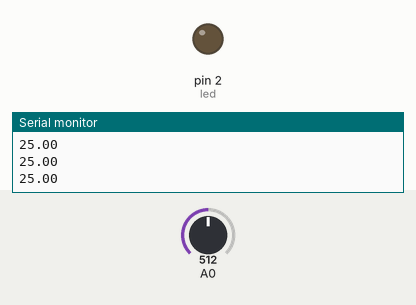
A sketch run on a simulated Arduino Uno, built with avr-gcc and run on an emulated ATmega328P. Shown: output pins drawn as LEDs (lit = HIGH), the last lines printed to the serial monitor. The inputs (shaded band) are chosen by the test bench; at power-on: A0 = 512.

Above: at 1.2 s.
1.3 s: A0 set to 549
2.8 s: A0 set to 584
At 3.3 s:
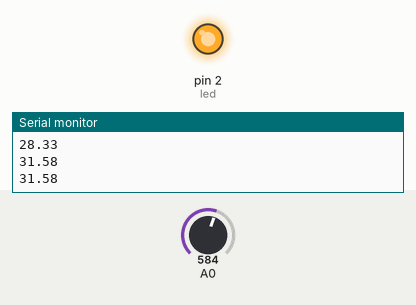
4.5 s: A0 set to 511
At 5.7 s:
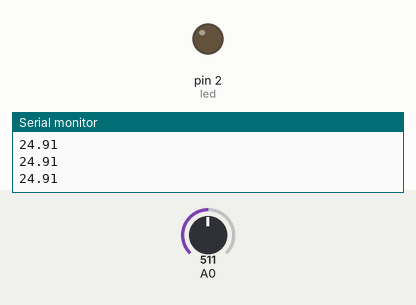
6.0 s: A0 set to 716
At 7.1 s:
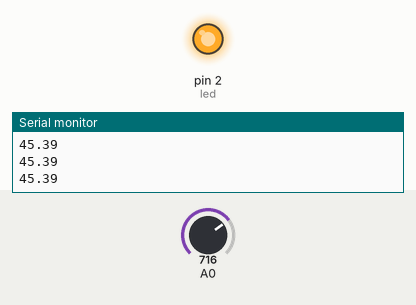
Timing chart, 0 to 8.5 s (numbered marks = the images above; inputs shaded):
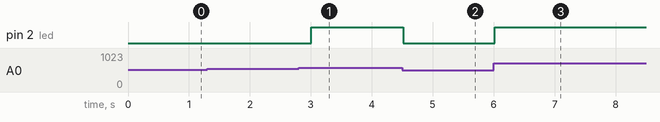

Measured:
- the behaviour switches between 567 and 568 on A0 (found by bisection; images 0 and 1)
- after the input at 2.8 s, pin 2 (led): LOW → HIGH after 0.21 s
- after the input at 4.5 s, pin 2 (led): HIGH → LOW at once
- after the input at 6.0 s, pin 2 (led): LOW → HIGH at once

The sketch:

NTC.ino
```cpp
#include <math.h>


#define led 2


void setup() {
  Serial.begin(9600);
  pinMode(led,OUTPUT);
}


double Termistor(int analogOkuma){


 double sicaklik;
 sicaklik = log(((10240000 / analogOkuma) - 10000));
 sicaklik = 1 / (0.001129148 + (0.000234125 + (0.0000000876741 * sicaklik * sicaklik)) * sicaklik);
 sicaklik = sicaklik - 273.15;
 return sicaklik;
}


void loop() {


  int deger = analogRead(A0);
  double sicaklik = Termistor(deger);
  Serial.println(sicaklik);


  if(sicaklik > 30){
    digitalWrite(led,HIGH);
  }
  else{
    digitalWrite(led,LOW);
  }


  delay(250);


}
```
